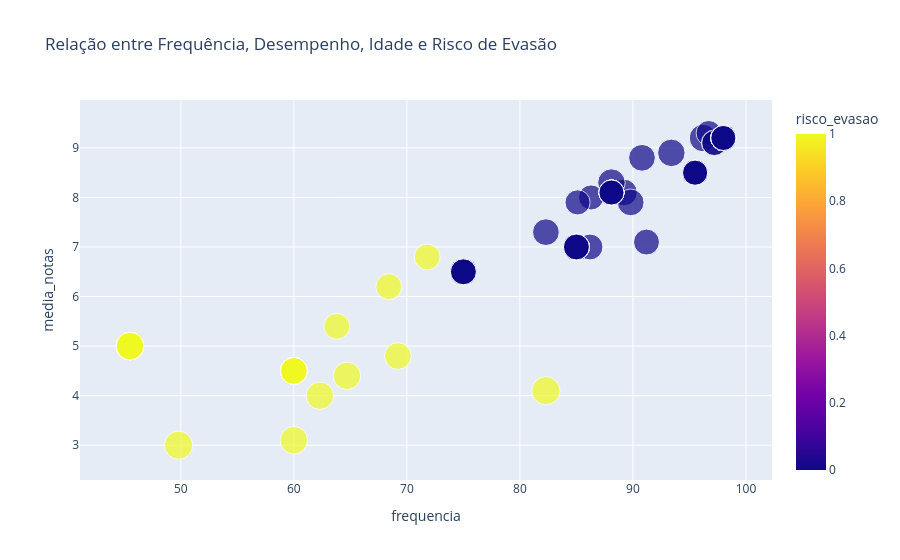

Notebook cell for this chart:
### Markdown cell above
# 5. Gráfico de Dispersão Multivariado

### Code cell
fig = px.scatter(
    df,
    x="frequencia",
    y="media_notas",
    color="risco_evasao",
    size="idade",
    hover_data=df.columns,
    title="Relação entre Frequência, Desempenho, Idade e Risco de Evasão"
)

fig.show()

### Figure 1 — Plotly figure (JSON) as saved in the notebook; plotly's stock layout.template omitted (floating-point values rounded to 4 significant figures; data arrays with more than 128 entries replaced by an {"elided": "..."} marker saying what was removed)
{"data": [{"customdata": {"elided": "140x4 int values"}, "hovertemplate": "frequencia=%{x}<br>media_notas=%{y}<br>idade=%{customdata[1]}<br>renda_familiar=%{customdata[0]}<br>historico_repetencia=%{customdata[2]}<br>risco_evasao=%{marker.color}<extra></extra>", "legendgroup": "", "marker": {"color": {"elided": "140 int values"}, "coloraxis": "coloraxis", "size": {"elided": "140 int values"}, "sizemode": "area", "sizeref": 0.0475, "symbol": "circle"}, "mode": "markers", "name": "", "orientation": "v", "showlegend": false, "type": "scatter", "x": {"elided": "140 float values"}, "xaxis": "x", "y": {"elided": "140 float values"}, "yaxis": "y"}], "layout": {"coloraxis": {"colorbar": {"title": {"text": "risco_evasao"}}, "colorscale": [[0, "#0d0887"], [0.1111, "#46039f"], [0.2222, "#7201a8"], [0.3333, "#9c179e"], [0.4444, "#bd3786"], [0.5556, "#d8576b"], [0.6667, "#ed7953"], [0.7778, "#fb9f3a"], [0.8889, "#fdca26"], [1, "#f0f921"]]}, "legend": {"itemsizing": "constant", "tracegroupgap": 0}, "title": {"text": "Relação entre Frequência, Desempenho, Idade e Risco de Evasão"}, "xaxis": {"anchor": "y", "domain": [0, 1], "title": {"text": "frequencia"}}, "yaxis": {"anchor": "x", "domain": [0, 1], "title": {"text": "media_notas"}}}}
